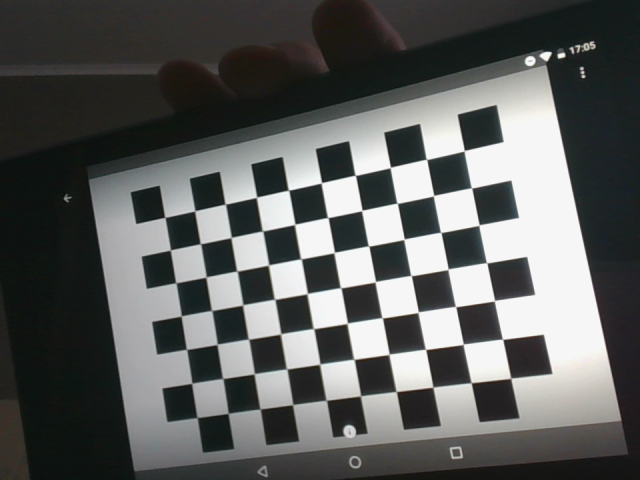
#> input picture 2021-2학기/산업 컴퓨터비전 실제/실습 자료/11주차/camera_cali/img_00.png, 640 x 480 px
$ python '6주차 과제4.py' --path '../../실습 자료/11주차/camera_cali/img_00.png'
#> lines starting #> are read from the running program, lines starting #| are printed output that depends on the picture; after the words box and inside, x2 and y2 are one past the last pixel; in counts of white or black regions, pixels touching at a corner belong together
import cv2
import random
import numpy as np
import argparse
import random
import matplotlib.pyplot as plt

parser = argparse.ArgumentParser()
parser.add_argument('--path', default="C:/Users/user/PycharmProjects/test1/image/image_Peppers512rgb.png")
params = parser.parse_args()

# gray, binary 이미지
gray = cv2.imread(params.path, 0)
#> gray: shape (480, 640); min 12, max 247, mean 93.5
ret, img = cv2.threshold(gray, 130, 255, cv2.THRESH_BINARY)
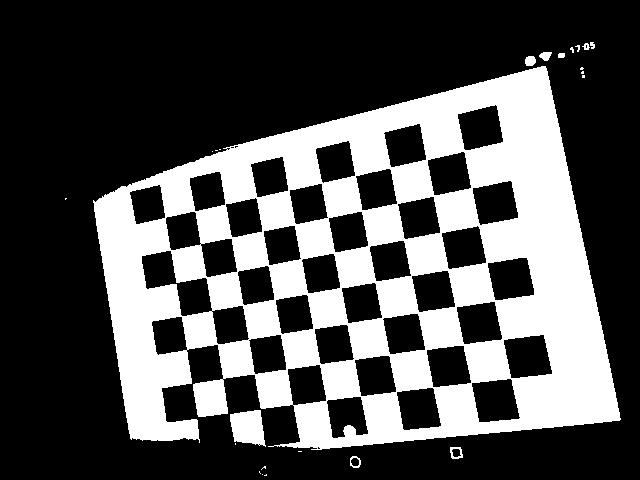
#> img: shape (480, 640); 32.2% white; 24 white regions (15 under 20 px), largest, box (x1, y1, x2, y2) and area: (93, 66, 621, 450) 97357, (230, 410, 266, 447) 989, (525, 56, 536, 66) 93

# Erosion
Erosion = int(input("Erosion : "))
#> the answer given: 3
erosion_img = cv2.morphologyEx(img, cv2.MORPH_ERODE, (3, 3), iterations=10)
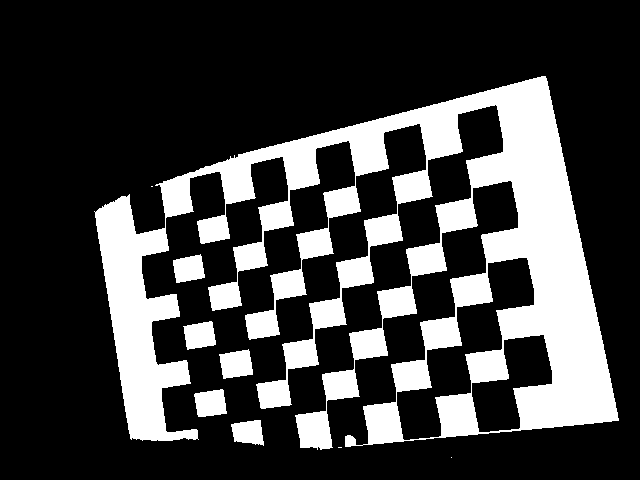
#> erosion_img: shape (480, 640); 24.9% white; 9 white regions (3 under 20 px), largest, box (x1, y1, x2, y2) and area: (94, 76, 619, 450) 73016, (219, 349, 253, 379) 771, (194, 389, 227, 417) 730, (183, 321, 216, 350) 718, (173, 254, 205, 283) 695, (231, 420, 264, 446) 642

# Dilation
Dilation = int(input("Dilation : "))
#> the answer given: 3
dilation_img = cv2.morphologyEx(img, cv2.MORPH_DILATE, (3, 3), iterations=10)
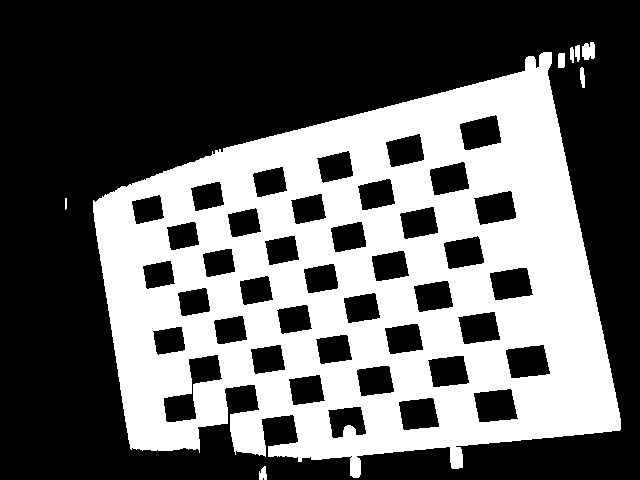
#> dilation_img: shape (480, 640); 39.6% white; 8 white regions, largest, box (x1, y1, x2, y2) and area: (93, 52, 621, 478) 120966, (582, 42, 595, 60) 195, (558, 53, 565, 68) 103

# Opening
Opening = int(input("Opening : "))
#> the answer given: 3
opening_img = cv2.morphologyEx(img, cv2.MORPH_OPEN, cv2.getStructuringElement(cv2.MORPH_ELLIPSE, (5, 5)), iterations=Opening)
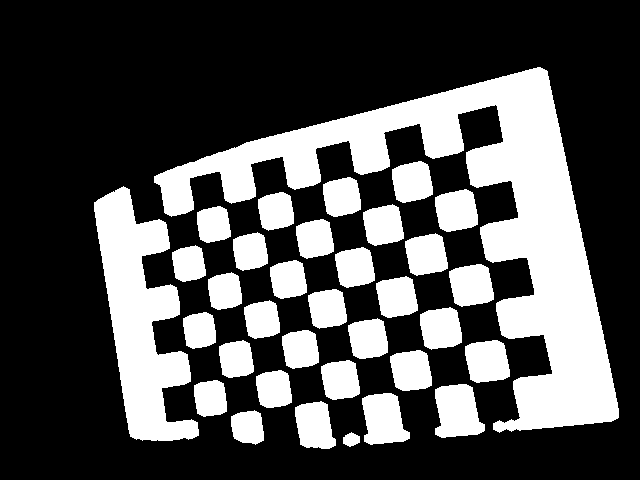
#> opening_img: shape (480, 640); 31% white; 34 white regions, largest, box (x1, y1, x2, y2) and area: (154, 67, 619, 433) 41769, (94, 186, 199, 441) 13349, (435, 384, 485, 438) 2070

# Closing
Closing = int(input("Closing : "))
#> the answer given: 3
closing_img = cv2.morphologyEx(img, cv2.MORPH_CLOSE, cv2.getStructuringElement(cv2.MORPH_ELLIPSE, (5, 5)), iterations=Closing)
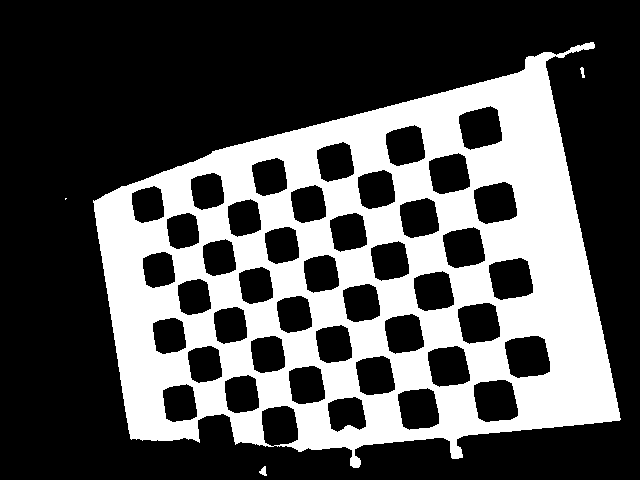
#> closing_img: shape (480, 640); 33.2% white; 4 white regions (1 under 20 px), largest, box (x1, y1, x2, y2) and area: (93, 42, 621, 468) 101970, (259, 466, 267, 476) 47, (580, 67, 585, 78) 33

# Result 출력
plt.figure(figsize=(10, 8))
plt.subplot(231), plt.axis('off')
plt.title("Original"), plt.imshow(img, cmap='gray')

plt.subplot(232), plt.axis('off')
plt.title("Erosion"), plt.imshow(erosion_img, cmap='gray')

plt.subplot(233), plt.axis('off')
plt.title("Dilation"), plt.imshow(dilation_img, cmap='gray')

plt.subplot(234), plt.axis('off')
plt.title("Opening"), plt.imshow(opening_img, cmap='gray')

plt.subplot(235), plt.axis('off')
plt.title("Closing"), plt.imshow(closing_img, cmap='gray')

plt.show()

$ run again, on 2021-2학기/산업 컴퓨터비전 실제/실습 자료/11주차/camera_cali/img_02.png
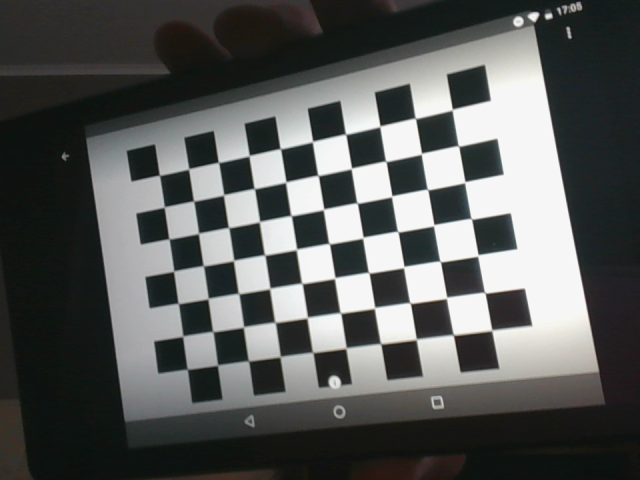
#> input picture 2021-2학기/산업 컴퓨터비전 실제/실습 자료/11주차/camera_cali/img_02.png, 640 x 480 px
#> `ret, img = cv2.threshold(gray, 130, 255, cv2.THRESH_BINARY)`:
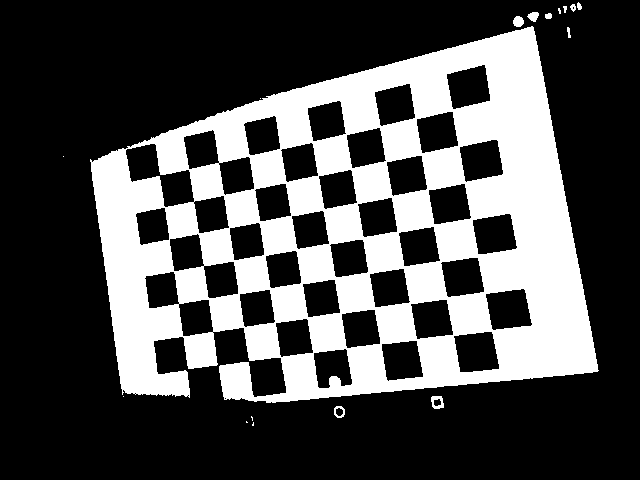
#> img: shape (480, 640); 30.7% white; 17 white regions (7 under 20 px), largest, box (x1, y1, x2, y2) and area: (90, 26, 599, 403) 93839, (431, 396, 444, 409) 106, (513, 16, 524, 27) 95
#> erosion_img: shape (480, 640); 23.7% white; 12 white regions (4 under 20 px), largest, box (x1, y1, x2, y2) and area: (187, 36, 597, 402) 57355, (91, 158, 198, 397) 11723, (156, 136, 188, 175) 906
#> dilation_img: shape (480, 640); 37.8% white; 10 white regions (1 under 20 px), largest, box (x1, y1, x2, y2) and area: (90, 12, 599, 428) 115507, (545, 13, 552, 29) 106, (570, 4, 576, 22) 93
#> opening_img: shape (480, 640); 29.6% white; 34 white regions, largest, box (x1, y1, x2, y2) and area: (188, 27, 597, 389) 40180, (91, 150, 189, 396) 12722, (348, 344, 392, 395) 1728
#> `closing_img = cv2.morphologyEx(img, cv2.MORPH_CLOSE, cv2.getStructurin..`:
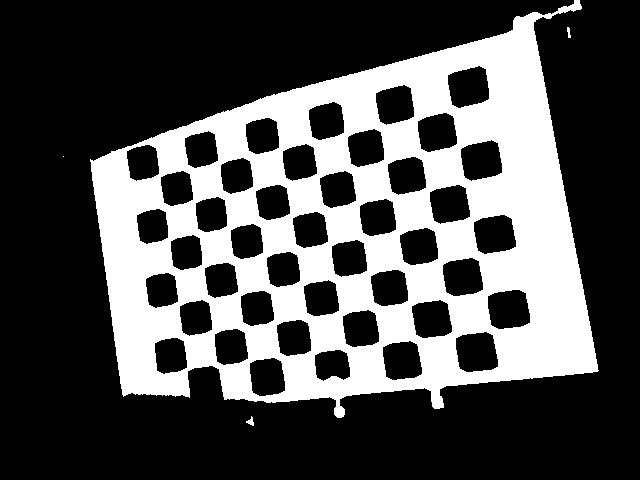
#> closing_img: shape (480, 640); 31.7% white; 4 white regions (1 under 20 px), largest, box (x1, y1, x2, y2) and area: (90, 0, 599, 418) 97380, (246, 416, 254, 426) 40, (567, 27, 571, 38) 29

$ run again, on 2021-2학기/산업 컴퓨터비전 실제/실습 자료/11주차/camera_cali/img_03.png
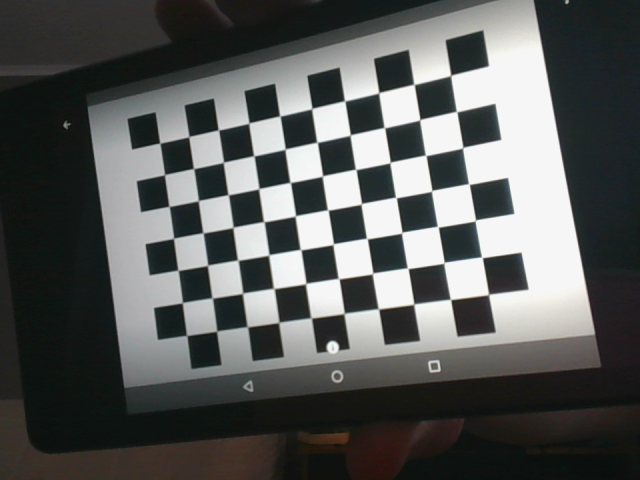
#> input picture 2021-2학기/산업 컴퓨터비전 실제/실습 자료/11주차/camera_cali/img_03.png, 640 x 480 px
#> `ret, img = cv2.threshold(gray, 130, 255, cv2.THRESH_BINARY)`:
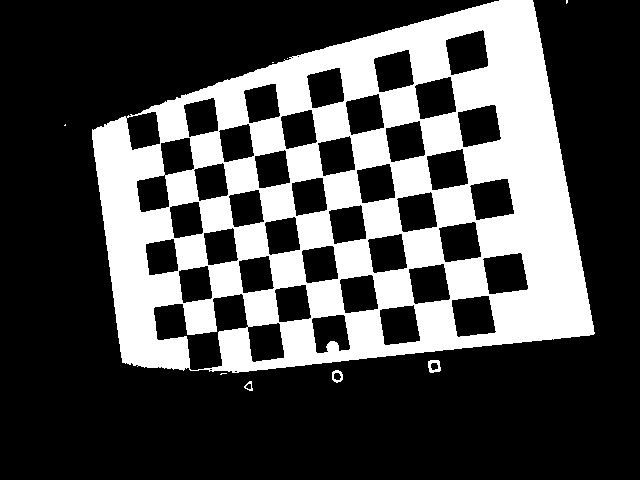
#> img: shape (480, 640); 30.3% white; 9 white regions (5 under 20 px), largest, box (x1, y1, x2, y2) and area: (92, 0, 595, 373) 92695, (428, 360, 441, 373) 104, (332, 370, 343, 383) 76, (244, 381, 253, 391) 39
#> erosion_img: shape (480, 640); 23.5% white; 8 white regions (6 under 20 px), largest, box (x1, y1, x2, y2) and area: (92, 0, 593, 371) 71345, (219, 337, 252, 373) 957
#> dilation_img: shape (480, 640); 37.2% white; 3 white regions, box (x1, y1, x2, y2) and area: (92, 0, 595, 401) 114229, (566, 0, 568, 14) 27, (64, 124, 66, 136) 23
#> opening_img: shape (480, 640); 29.1% white; 34 white regions, largest, box (x1, y1, x2, y2) and area: (201, 0, 594, 353) 39128, (92, 118, 190, 370) 12984, (345, 310, 391, 360) 1730
#> `closing_img = cv2.morphologyEx(img, cv2.MORPH_CLOSE, cv2.getStructurin..`:
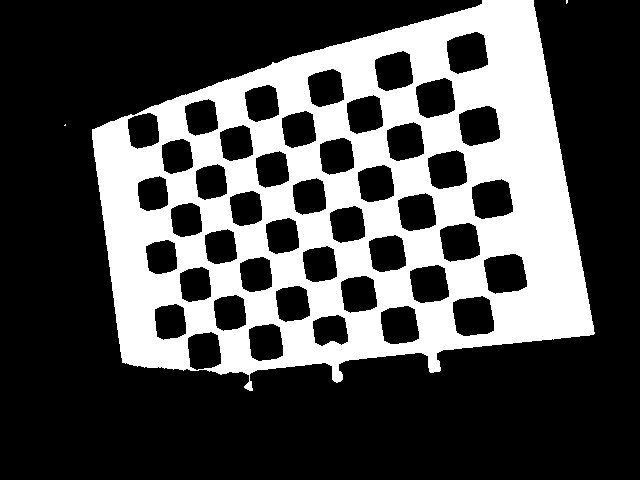
#> closing_img: shape (480, 640); 31.2% white; 3 white regions (2 under 20 px), largest, box (x1, y1, x2, y2) and area: (92, 0, 595, 391) 95895

$ run again, on 2021-2학기/산업 컴퓨터비전 실제/실습 자료/11주차/camera_cali/img_04.png
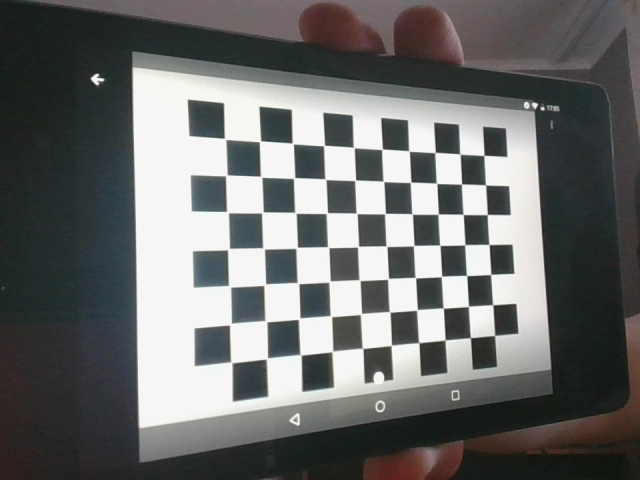
#> input picture 2021-2학기/산업 컴퓨터비전 실제/실습 자료/11주차/camera_cali/img_04.png, 640 x 480 px
#> `ret, img = cv2.threshold(gray, 130, 255, cv2.THRESH_BINARY)`:
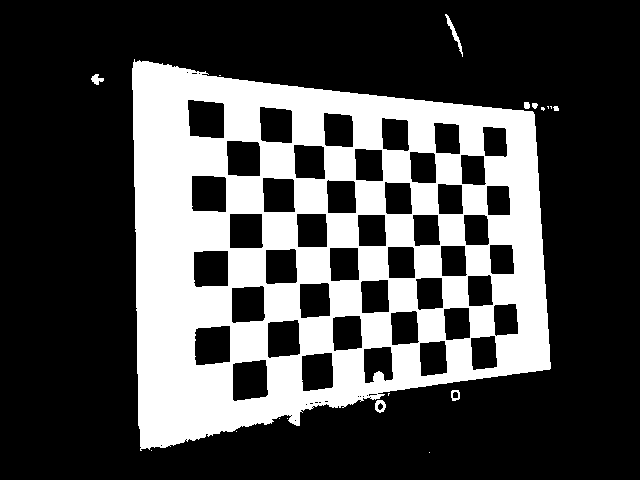
#> img: shape (480, 640); 29.5% white; 18 white regions (10 under 20 px), largest, box (x1, y1, x2, y2) and area: (132, 59, 551, 451) 90073, (445, 14, 463, 57) 150, (375, 400, 386, 413) 89
#> erosion_img: shape (480, 640); 23.8% white; 11 white regions (10 under 20 px), largest, box (x1, y1, x2, y2) and area: (132, 69, 550, 450) 73031
#> dilation_img: shape (480, 640); 35.2% white; 8 white regions (1 under 20 px), largest, box (x1, y1, x2, y2) and area: (132, 59, 551, 461) 107361, (445, 14, 463, 67) 331, (91, 74, 104, 95) 214
#> opening_img: shape (480, 640); 28.5% white; 29 white regions, largest, box (x1, y1, x2, y2) and area: (132, 61, 550, 449) 58587, (230, 321, 268, 363) 1478, (228, 248, 266, 288) 1450
#> `closing_img = cv2.morphologyEx(img, cv2.MORPH_CLOSE, cv2.getStructurin..`:
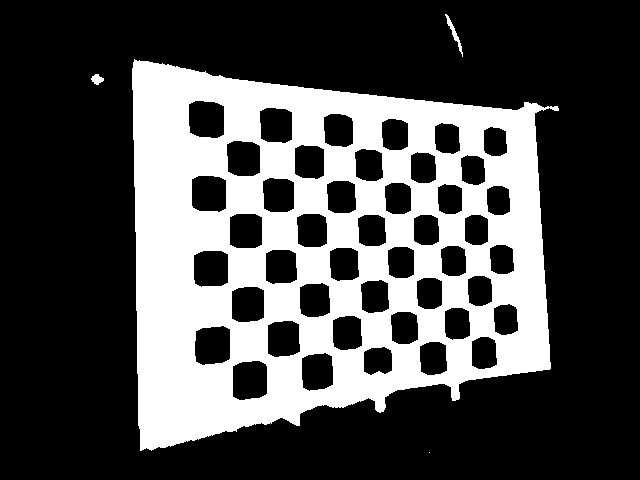
#> closing_img: shape (480, 640); 30.4% white; 4 white regions (1 under 20 px), largest, box (x1, y1, x2, y2) and area: (132, 59, 559, 451) 93234, (445, 14, 463, 57) 151, (91, 74, 104, 85) 91
